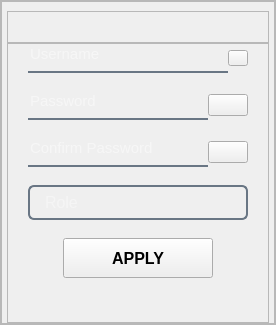
<?xml version="1.0" encoding="UTF-8"?>
<ui version="4.0">
 <class>editUser</class>
 <widget class="QDialog" name="editUser">
  <property name="geometry">
   <rect>
    <x>0</x>
    <y>0</y>
    <width>276</width>
    <height>325</height>
   </rect>
  </property>
  <property name="windowTitle">
   <string>Dialog</string>
  </property>
  <layout class="QVBoxLayout" name="verticalLayout">
   <property name="spacing">
    <number>0</number>
   </property>
   <property name="leftMargin">
    <number>0</number>
   </property>
   <property name="topMargin">
    <number>0</number>
   </property>
   <property name="rightMargin">
    <number>0</number>
   </property>
   <property name="bottomMargin">
    <number>0</number>
   </property>
   <item>
    <widget class="QWidget" name="GlobalStyleSheet" native="true">
     <property name="styleSheet">
      <string notr="true">/**************************QLineEdit***************************/

QLineEdit
{
	background-color: rgba(0, 0, 0, 0);
	border: None;
	border-bottom: 2px solid rgba(105, 118, 132, 255);
	color: rgba(255, 255, 255, 230);
	padding-bottom: 7px;
}

QLineEdit:focus {
	border-bottom: 2px solid rgba(151, 175, 201, 255);
}

QLineEdit:disables {
	color: rgba(150, 150, 150, 230);
}

/**************************QLabel***************************/
QLabel
{
	color: rgba(250, 250, 250, 140)
}

/**************************QComboBox***************************/

QComboBox
{
	border:2px solid rgba(105, 118, 132, 255);
	background-color: transparent;
	border-radius: 6px;
	padding-left: 15px;
	font-size: 16px;
}

QComboBox:enabled{
	color: rgba(250, 250, 250, 140);
}

QComboBox:disabled
{
	border: 2px solid rgba(61, 69, 77, 255);
	color: rgba(120, 120, 120, 140);
}

QComboBox::down-arrow:disabled
{   
	image: url(:/resources/Icons/down_icon_gray.png);
	width: 12px;
    height: 12px;
}

QComboBox::down-arrow
{   
	image: url(:/resources/Icons/down_icon_gray.png);
	width: 12px;
    height: 12px;
}

QComboBox::drop-down {
    subcontrol-origin: padding; 
    subcontrol-position: bottom right;
    width: 30px; 
    border-top-right-radius: 3px; 
    border-bottom-right-radius: 3px; 
}

QComboBox::item:selected {
    border-left: 3px solid rgba(151, 175, 201, 255);
	background-color: rgba(10, 14, 26, 255);
}

QComboBox QAbstractItemView {
	background-color: rgba(10, 14, 26, 255);
	border-radius: 6px;
}

QComboBox:focus{
	border-bottom: 2px solid rgba(151, 175, 201, 255);
}

/**************************QTableWidget***************************/

QTableWidget {
    background-color: transparent;
	gridline-color: #3C4D61;
	color: rgb(220, 220, 220);
	border: None;
}

QHeaderView::section {
    background-color: #01011A;
    padding: 5px;
	border: None;
	border-bottom: 2px solid #3C4D61;
	/*border-left: 1px solid #3C4D61;*/
	font-weight: bold;
	color: rgb(220, 220, 220);
	min-height: 40px;
}

QHeaderView::section:first {
   border-left: None;
}

QTableWidget::item{
	border-bottom: 1px solid #3C4D61;
}

QTableWidget::item:selected {
    background-color: #01011A;
	color: rgb(220, 220, 220);
}



/**************************QScrollBar***************************/

QScrollBar:vertical {
    border: none;
    background: #01011A;
    width: 7px;
    border-radius: 3px;
}

QScrollBar::handle:vertical {
    background: #3C4D61;
    min-height: 20px;
    border-radius: 3px;
}

QScrollBar::add-line:vertical {
    border: none;
    background: #01011A;
    height: 20px;
    subcontrol-position: bottom;
    subcontrol-origin: margin;
}

QScrollBar::sub-line:vertical {
    border: none;
    background: #01011A;
    height: 20px;
    subcontrol-position: top;
    subcontrol-origin: margin;
}

QScrollBar::up-arrow:vertical, QScrollBar::down-arrow:vertical {
    border: none;
    width: 3px;
    height: 3px;
    background: transparent;
}

QScrollBar::add-page:vertical, QScrollBar::sub-page:vertical {
    background: none;
}

QScrollBar:horizontal {
    border: none;
    background: #01011A;
    height: 7px;
    border-radius: 3px;
}

QScrollBar::handle:horizontal {
    background: #3C4D61;
    min-width: 20px;
    border-radius: 3px;
}

QScrollBar::add-line:horizontal {
    border: none;
    background: #01011A;
    width: 20px;
    subcontrol-position: right;
    subcontrol-origin: margin;
}

QScrollBar::sub-line:horizontal {
    border: none;
    background: #01011A;
    width: 20px;
    subcontrol-position: left;
    subcontrol-origin: margin;
}

QScrollBar::left-arrow:horizontal, QScrollBar::right-arrow:horizontal {
    border: none;
    width: 3px;
    height: 3px;
    background: transparent;
}

QScrollBar::add-page:horizontal, QScrollBar::sub-page:horizontal {
    background: none;
}
</string>
     </property>
     <layout class="QVBoxLayout" name="verticalLayout_2">
      <property name="leftMargin">
       <number>0</number>
      </property>
      <property name="topMargin">
       <number>0</number>
      </property>
      <property name="rightMargin">
       <number>0</number>
      </property>
      <property name="bottomMargin">
       <number>0</number>
      </property>
      <item>
       <widget class="QWidget" name="LocalStyleSheet" native="true">
        <layout class="QVBoxLayout" name="verticalLayout_3">
         <property name="leftMargin">
          <number>0</number>
         </property>
         <property name="topMargin">
          <number>0</number>
         </property>
         <property name="rightMargin">
          <number>0</number>
         </property>
         <property name="bottomMargin">
          <number>0</number>
         </property>
         <item>
          <widget class="QWidget" name="PointStyleSheet" native="true">
           <property name="styleSheet">
            <string notr="true">/**************************PmainFrameStyle***************************/

*[styleSheet=&quot;PmainFrameStyle&quot;]
{

	
background-color:rgb(65, 59, 71);
	border-radius: 20px;
}

/**************************PinnerFrameStyle***************************/

*[styleSheet=&quot;PinnerFrameStyle&quot;]
{
	background-color: transparent;
	border-radius: 20px;
}

/**************************PtopFrameStyle***************************/

*[styleSheet=&quot;PtopFrameStyle&quot;]
{
	background-color: transparent;
	border: None;
}


/**************************PpagesFrameStyle***************************/

*[styleSheet=&quot;PpagesFrameStyle&quot;]
{
	background-color: transparent;
	border-radius: 15px;
}


/***********************PtempPushButtonStyle************************/

*[styleSheet=&quot;PtempPushButtonStyle&quot;]
{
	border: 0px;
	background-color: rgba(0,0,0,0);
}

*[styleSheet=&quot;PtempPushButtonStyle&quot;]:pressed{
	border: 0px;
	background-color: rgba(0,0,0,0);
}

/***********************PeyePushButtonStyle************************/

*[styleSheet=&quot;PeyePushButtonStyle&quot;]
{
	border: 0px;
	background-color: rgba(0,0,0,0);
}

*[styleSheet=&quot;PeyePushButtonStyle&quot;]:pressed
{
	border: 0px;
	background-color: rgba(0,0,0,0);
}

/****************PpagesUnderLinePushButtonStyle*****************/

*[styleSheet=&quot;PpagesUnderLinePushButtonStyle&quot;]
{
	color: rgba(250, 250, 250, 140);
	border: 0px;
	background-color: rgba(0,0,0,0);
}

*[styleSheet=&quot;PpagesUnderLinePushButtonStyle&quot;]:hover
{
	text-decoration: underline;
}

*[styleSheet=&quot;PpagesUnderLinePushButtonStyle&quot;]:pressed
{
	color: rgba(250, 250, 250, 140);
	border: 0px;
	background-color: rgba(0,0,0,0);
	text-decoration: underline;
}

/****************PpagesMainPushButtonStyle*****************/

*[styleSheet=&quot;PpagesMainPushButtonStyle&quot;]
{
	background-color: qlineargradient(spread:pad, x1:0, y1:0.505682, x2:1, y2:0.477, stop:0 rgba(20, 47, 78, 219), stop:1 rgba(85, 98, 112, 226));
	color: rgba(255, 255, 255, 210);
	border-radius: 5px;
}

*[styleSheet=&quot;PpagesMainPushButtonStyle&quot;]:hover
{
	background-color: qlineargradient(spread:pad, x1:0, y1:0.505682, x2:1, y2:0.477, stop:0 rgba(40, 67, 98, 219), stop:1 rgba(105, 118, 132, 226));
}

*[styleSheet=&quot;PpagesMainPushButtonStyle&quot;]:pressed
{
	padding-left: 5px;
	padding-top: 5px;
	background-color: rgba(105, 118, 132, 200);
}

/**************************PmessageLabelStyle***************************/

*[styleSheet=&quot;PmessageLabelStyle&quot;]
{
	color:rgb(255, 99, 94);
}</string>
           </property>
           <layout class="QVBoxLayout" name="verticalLayout_29">
            <property name="leftMargin">
             <number>0</number>
            </property>
            <property name="topMargin">
             <number>0</number>
            </property>
            <property name="rightMargin">
             <number>0</number>
            </property>
            <property name="bottomMargin">
             <number>0</number>
            </property>
            <item>
             <widget class="QFrame" name="main_frame">
              <property name="styleSheet">
               <string notr="true">PmainFrameStyle</string>
              </property>
              <property name="frameShape">
               <enum>QFrame::StyledPanel</enum>
              </property>
              <property name="frameShadow">
               <enum>QFrame::Raised</enum>
              </property>
              <layout class="QVBoxLayout" name="verticalLayout_4">
               <property name="leftMargin">
                <number>0</number>
               </property>
               <property name="topMargin">
                <number>0</number>
               </property>
               <property name="rightMargin">
                <number>0</number>
               </property>
               <property name="bottomMargin">
                <number>0</number>
               </property>
               <item>
                <widget class="QFrame" name="inner_frame">
                 <property name="styleSheet">
                  <string notr="true">PinnerFrameStyle</string>
                 </property>
                 <property name="frameShape">
                  <enum>QFrame::StyledPanel</enum>
                 </property>
                 <property name="frameShadow">
                  <enum>QFrame::Raised</enum>
                 </property>
                 <layout class="QVBoxLayout" name="verticalLayout_5">
                  <property name="spacing">
                   <number>0</number>
                  </property>
                  <property name="leftMargin">
                   <number>5</number>
                  </property>
                  <property name="topMargin">
                   <number>9</number>
                  </property>
                  <property name="rightMargin">
                   <number>5</number>
                  </property>
                  <property name="bottomMargin">
                   <number>0</number>
                  </property>
                  <item>
                   <widget class="QFrame" name="top_frame">
                    <property name="sizePolicy">
                     <sizepolicy hsizetype="Preferred" vsizetype="Fixed">
                      <horstretch>0</horstretch>
                      <verstretch>0</verstretch>
                     </sizepolicy>
                    </property>
                    <property name="minimumSize">
                     <size>
                      <width>0</width>
                      <height>30</height>
                     </size>
                    </property>
                    <property name="styleSheet">
                     <string notr="true">PtopFrameStyle</string>
                    </property>
                    <property name="frameShape">
                     <enum>QFrame::StyledPanel</enum>
                    </property>
                    <property name="frameShadow">
                     <enum>QFrame::Raised</enum>
                    </property>
                    <layout class="QHBoxLayout" name="horizontalLayout_9">
                     <item>
                      <spacer name="horizontalSpacer">
                       <property name="orientation">
                        <enum>Qt::Horizontal</enum>
                       </property>
                       <property name="sizeHint" stdset="0">
                        <size>
                         <width>40</width>
                         <height>20</height>
                        </size>
                       </property>
                      </spacer>
                     </item>
                     <item alignment="Qt::AlignRight|Qt::AlignTop">
                      <widget class="QPushButton" name="close_btn">
                       <property name="sizePolicy">
                        <sizepolicy hsizetype="Fixed" vsizetype="Fixed">
                         <horstretch>0</horstretch>
                         <verstretch>0</verstretch>
                        </sizepolicy>
                       </property>
                       <property name="cursor">
                        <cursorShape>PointingHandCursor</cursorShape>
                       </property>
                       <property name="styleSheet">
                        <string notr="true">#close_btn{
	border: 0px;
	background-color: rgba(0,0,0,0);
}

#forgot_btn:pressed{
	border: 0px;
	background-color: rgba(0,0,0,0);
}</string>
                       </property>
                       <property name="text">
                        <string/>
                       </property>
                       <property name="icon">
                        <iconset resource="resources/resource.qrc">
                         <normaloff>:/resources/Icons/close.png</normaloff>:/resources/Icons/close.png</iconset>
                       </property>
                      </widget>
                     </item>
                    </layout>
                   </widget>
                  </item>
                  <item>
                   <widget class="QFrame" name="page_frame">
                    <property name="styleSheet">
                     <string notr="true">PpagesFrameStyle</string>
                    </property>
                    <property name="frameShape">
                     <enum>QFrame::StyledPanel</enum>
                    </property>
                    <property name="frameShadow">
                     <enum>QFrame::Raised</enum>
                    </property>
                    <layout class="QVBoxLayout" name="verticalLayout_6">
                     <property name="leftMargin">
                      <number>0</number>
                     </property>
                     <property name="topMargin">
                      <number>0</number>
                     </property>
                     <property name="rightMargin">
                      <number>0</number>
                     </property>
                     <property name="bottomMargin">
                      <number>12</number>
                     </property>
                     <item>
                      <layout class="QVBoxLayout" name="verticalLayout_28">
                       <property name="spacing">
                        <number>18</number>
                       </property>
                       <property name="leftMargin">
                        <number>20</number>
                       </property>
                       <property name="rightMargin">
                        <number>20</number>
                       </property>
                       <item>
                        <layout class="QHBoxLayout" name="horizontalLayout_14">
                         <property name="spacing">
                          <number>0</number>
                         </property>
                         <item>
                          <widget class="QLineEdit" name="edituser_username_lineEdit">
                           <property name="minimumSize">
                            <size>
                             <width>0</width>
                             <height>0</height>
                            </size>
                           </property>
                           <property name="maximumSize">
                            <size>
                             <width>16777215</width>
                             <height>16777215</height>
                            </size>
                           </property>
                           <property name="font">
                            <font>
                             <pointsize>11</pointsize>
                            </font>
                           </property>
                           <property name="placeholderText">
                            <string>Username</string>
                           </property>
                          </widget>
                         </item>
                         <item>
                          <widget class="QPushButton" name="edituser_temp_btn">
                           <property name="sizePolicy">
                            <sizepolicy hsizetype="Fixed" vsizetype="Fixed">
                             <horstretch>0</horstretch>
                             <verstretch>0</verstretch>
                            </sizepolicy>
                           </property>
                           <property name="minimumSize">
                            <size>
                             <width>20</width>
                             <height>16</height>
                            </size>
                           </property>
                           <property name="maximumSize">
                            <size>
                             <width>20</width>
                             <height>16</height>
                            </size>
                           </property>
                           <property name="styleSheet">
                            <string notr="true">PtempPushButtonStyle</string>
                           </property>
                           <property name="text">
                            <string/>
                           </property>
                          </widget>
                         </item>
                        </layout>
                       </item>
                       <item>
                        <layout class="QHBoxLayout" name="horizontalLayout_16">
                         <property name="spacing">
                          <number>0</number>
                         </property>
                         <item>
                          <widget class="QLineEdit" name="edituser_password_lineEdit">
                           <property name="minimumSize">
                            <size>
                             <width>0</width>
                             <height>0</height>
                            </size>
                           </property>
                           <property name="maximumSize">
                            <size>
                             <width>16777215</width>
                             <height>16777215</height>
                            </size>
                           </property>
                           <property name="font">
                            <font>
                             <pointsize>11</pointsize>
                            </font>
                           </property>
                           <property name="echoMode">
                            <enum>QLineEdit::Password</enum>
                           </property>
                           <property name="placeholderText">
                            <string>Password</string>
                           </property>
                          </widget>
                         </item>
                         <item>
                          <widget class="QPushButton" name="edituser_password_eye_btn">
                           <property name="sizePolicy">
                            <sizepolicy hsizetype="Fixed" vsizetype="Fixed">
                             <horstretch>0</horstretch>
                             <verstretch>0</verstretch>
                            </sizepolicy>
                           </property>
                           <property name="cursor">
                            <cursorShape>PointingHandCursor</cursorShape>
                           </property>
                           <property name="styleSheet">
                            <string notr="true">PeyePushButtonStyle</string>
                           </property>
                           <property name="text">
                            <string/>
                           </property>
                           <property name="icon">
                            <iconset resource="resources/resource.qrc">
                             <normaloff>:/resources/Icons/eye.png</normaloff>:/resources/Icons/eye.png</iconset>
                           </property>
                          </widget>
                         </item>
                        </layout>
                       </item>
                       <item>
                        <layout class="QHBoxLayout" name="horizontalLayout_18">
                         <property name="spacing">
                          <number>0</number>
                         </property>
                         <item>
                          <widget class="QLineEdit" name="edituser_confirm_password_lineEdit">
                           <property name="minimumSize">
                            <size>
                             <width>0</width>
                             <height>0</height>
                            </size>
                           </property>
                           <property name="maximumSize">
                            <size>
                             <width>16777215</width>
                             <height>16777215</height>
                            </size>
                           </property>
                           <property name="font">
                            <font>
                             <pointsize>11</pointsize>
                            </font>
                           </property>
                           <property name="echoMode">
                            <enum>QLineEdit::Password</enum>
                           </property>
                           <property name="placeholderText">
                            <string>Confirm Password</string>
                           </property>
                          </widget>
                         </item>
                         <item>
                          <widget class="QPushButton" name="edituser_confirm_password_eye_btn">
                           <property name="sizePolicy">
                            <sizepolicy hsizetype="Fixed" vsizetype="Fixed">
                             <horstretch>0</horstretch>
                             <verstretch>0</verstretch>
                            </sizepolicy>
                           </property>
                           <property name="cursor">
                            <cursorShape>PointingHandCursor</cursorShape>
                           </property>
                           <property name="styleSheet">
                            <string notr="true">PeyePushButtonStyle</string>
                           </property>
                           <property name="text">
                            <string/>
                           </property>
                           <property name="icon">
                            <iconset resource="resources/resource.qrc">
                             <normaloff>:/resources/Icons/eye.png</normaloff>:/resources/Icons/eye.png</iconset>
                           </property>
                          </widget>
                         </item>
                        </layout>
                       </item>
                       <item>
                        <widget class="QComboBox" name="edituser_role_comboBox">
                         <property name="enabled">
                          <bool>true</bool>
                         </property>
                         <property name="minimumSize">
                          <size>
                           <width>0</width>
                           <height>35</height>
                          </size>
                         </property>
                         <property name="maximumSize">
                          <size>
                           <width>290</width>
                           <height>16777215</height>
                          </size>
                         </property>
                         <item>
                          <property name="text">
                           <string>Role</string>
                          </property>
                         </item>
                        </widget>
                       </item>
                       <item alignment="Qt::AlignHCenter">
                        <widget class="QPushButton" name="apply_btn">
                         <property name="minimumSize">
                          <size>
                           <width>150</width>
                           <height>40</height>
                          </size>
                         </property>
                         <property name="maximumSize">
                          <size>
                           <width>150</width>
                           <height>40</height>
                          </size>
                         </property>
                         <property name="font">
                          <font>
                           <pointsize>12</pointsize>
                           <weight>75</weight>
                           <bold>true</bold>
                          </font>
                         </property>
                         <property name="cursor">
                          <cursorShape>PointingHandCursor</cursorShape>
                         </property>
                         <property name="styleSheet">
                          <string notr="true">PpagesMainPushButtonStyle</string>
                         </property>
                         <property name="text">
                          <string>APPLY</string>
                         </property>
                        </widget>
                       </item>
                       <item>
                        <widget class="QLabel" name="edit_user_message_label">
                         <property name="sizePolicy">
                          <sizepolicy hsizetype="Preferred" vsizetype="Fixed">
                           <horstretch>0</horstretch>
                           <verstretch>0</verstretch>
                          </sizepolicy>
                         </property>
                         <property name="styleSheet">
                          <string notr="true">PmessageLabelStyle</string>
                         </property>
                         <property name="text">
                          <string/>
                         </property>
                         <property name="alignment">
                          <set>Qt::AlignCenter</set>
                         </property>
                        </widget>
                       </item>
                      </layout>
                     </item>
                    </layout>
                   </widget>
                  </item>
                 </layout>
                </widget>
               </item>
              </layout>
             </widget>
            </item>
           </layout>
          </widget>
         </item>
        </layout>
       </widget>
      </item>
     </layout>
    </widget>
   </item>
  </layout>
 </widget>
 <resources>
  <include location="resources/resource.qrc"/>
  <include location="resources/resource.qrc"/>
 </resources>
 <connections/>
</ui>
